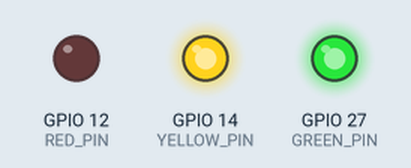
Bench run of a sketch on a simulated ESP32. On the bench: output pins drawn as LEDs (lit = HIGH). The audio player accepts every command and is not drawn; what the sketch prints to the serial monitor is not drawn.

Above: at 1.15 s.
Timing chart, 0 to 6.9 s (numbered marks = the images above):
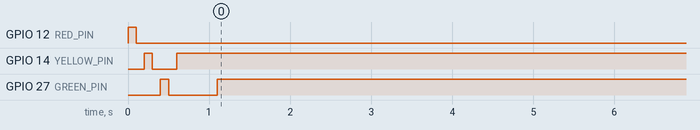

Measured:
- by itself, GPIO 27 (GREEN_PIN): HIGH → LOW at 0.50 s, → HIGH 0.60 s later

The sketch:

PlayerMp3.ino
```cpp
#include <Arduino.h>
#include "SoftwareSerial.h"
#include "DFRobotDFPlayerMini.h"

#define RED_PIN 12
#define YELLOW_PIN 14
#define GREEN_PIN 27

#define RX_PIN 35 //680 owns
#define TX_PIN 34
#define VOLUME_MP3 30

SoftwareSerial playerMP3Serial(RX_PIN, TX_PIN);
DFRobotDFPlayerMini playerMP3;

void setup() {
  Serial.begin(9600);
  // config LEDS
  Serial.println("LED-TESTING");
  pinMode(RED_PIN, OUTPUT);
  pinMode(YELLOW_PIN, OUTPUT);
  pinMode(GREEN_PIN, OUTPUT);
  digitalWrite(RED_PIN, HIGH);
  delay(100);
  digitalWrite(RED_PIN, LOW);
  delay(100);
  digitalWrite(YELLOW_PIN, HIGH);
  delay(100);
  digitalWrite(YELLOW_PIN, LOW);
  delay(100);
  digitalWrite(GREEN_PIN, HIGH);
  delay(100);
  digitalWrite(GREEN_PIN, LOW);
  delay(100);
  // config playerMP3
  playerMP3Serial.begin(9600);
  Serial.println(F("Inicializando DFPlayer ... (Esperar entre 3 á 5 segundos)"));
  digitalWrite(YELLOW_PIN, HIGH);
  if (!playerMP3.begin(playerMP3Serial)) {
    digitalWrite(RED_PIN, HIGH);
    Serial.println(F("Falha: "));
    Serial.println(F("1.Conexões!"));
    Serial.println(F("2.Cheque o cartão SD!"));
    digitalWrite(YELLOW_PIN, LOW);
    while (true);
  }
  #ifdef DEBUG
  Serial.println(F("DFPlayer iniciado!"));
  playerMP3.volume(VOLUME_MP3);
  Serial.println("O setup acabou! :3");
  #endif
}

void loop() {
  digitalWrite(GREEN_PIN, HIGH);
  playerMP3.playFolder(1, 1);
  Serial.println("Tocando pasta 01, musica 001");
  delay(5000);
  digitalWrite(GREEN_PIN, LOW);
}
```
